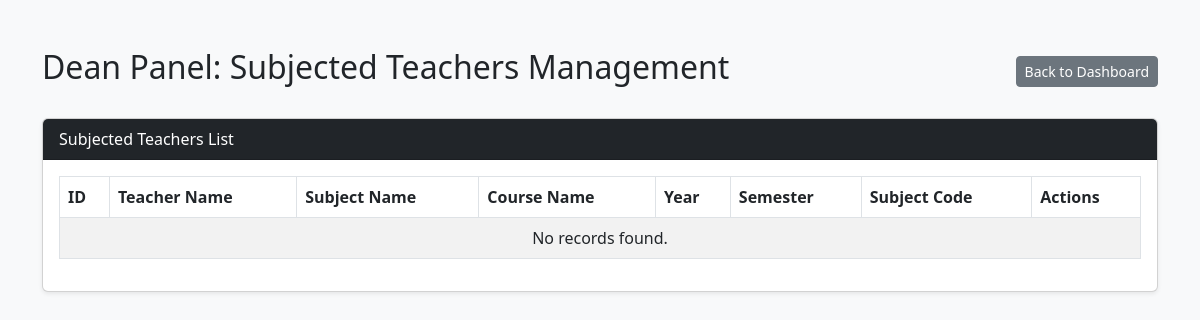
/dean/dean_subjected_teachers.php, run on an earlier commit of the app's database.
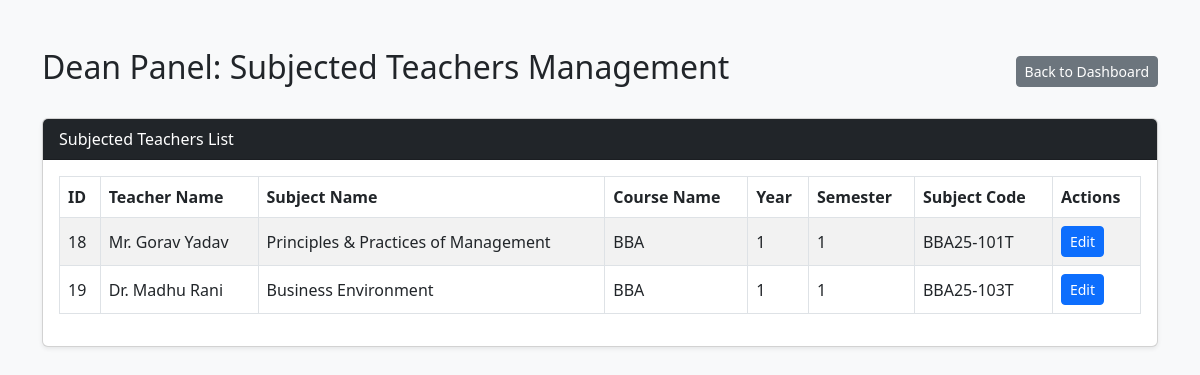
And on a later commit of the database.
### tables this page shows
CREATE TABLE `subjected_teacher` (
  `id` int(11) NOT NULL,
  `teacher_id` int(11) NOT NULL,
  `sub_id` int(11) NOT NULL,
  `teacher_name` varchar(255) NOT NULL,
  `subject_name` varchar(255) NOT NULL,
  `course_name` varchar(255) NOT NULL,
  `year` int(11) NOT NULL,
  `semester` int(11) NOT NULL,
  `subject_code` varchar(66) NOT NULL
);

### dean/dean_subjected_teachers.php (the view, shortened to what this page needs)
<?php
include '../db_connect.php';
$teachers_list = [];
try {
    $teachersResult = $conn->query("SELECT * FROM subjected_teacher");
    if ($teachersResult) {
        while ($row = $teachersResult->fetch_assoc()) {
            $teachers_list[] = $row;
        }
    }
} catch (mysqli_sql_exception $e) {
    $error_message = "Database Error: " . $e->getMessage();
} catch (Exception $e) {
    $error_message = "General Error: " . $e->getMessage();
}
?>
<!DOCTYPE html>
<html lang="en">
<head>
    <link href="https://cdn.jsdelivr.net/npm/bootstrap@5.3.0/dist/css/bootstrap.min.css" rel="stylesheet">
</head>
<body class="bg-light">
<div class="container my-5">
    <div class="d-flex justify-content-between align-items-center mb-4">
        <h2>Dean Panel: Subjected Teachers Management</h2>
        <a href="dean_dashboard.php" class="btn btn-secondary btn-sm">Back to Dashboard</a>
    </div>
    <div class="card shadow-sm">
        <div class="card-header bg-dark text-white">Subjected Teachers List</div>
        <div class="card-body">
            <div class="table-responsive">
                <table class="table table-bordered table-striped align-middle">
                    <thead>
                        <tr>
                            <th>ID</th>
                            <th>Teacher Name</th>
                            <th>Subject Name</th>
                            <th>Course Name</th>
                            <th>Year</th>
                            <th>Semester</th>
                            <th>Subject Code</th>
                            <th>Actions</th>
                        </tr>
                    </thead>
                    <tbody>
                        <?php if (count($teachers_list) > 0): ?>
                            <?php foreach ($teachers_list as $row): ?>
                                <tr>
                                    <td><?= htmlspecialchars($row['id']) ?></td>
                                    <td><?= htmlspecialchars($row['teacher_name']) ?></td>
                                    <td><?= htmlspecialchars($row['subject_name']) ?></td>
                                    <td><?= htmlspecialchars($row['course_name']) ?></td>
                                    <td><?= htmlspecialchars($row['year']) ?></td>
                                    <td><?= htmlspecialchars($row['semester']) ?></td>
                                    <td><?= htmlspecialchars($row['subject_code']) ?></td>
                                    <td>
                                        <a href="dean_subjected_teachers.php?edit_id=<?= $row['id'] ?>" class="btn btn-sm btn-primary">Edit</a>
                                    </td>
                                </tr>
                            <?php endforeach; ?>
                        <?php else: ?>
                            <tr>
                                <td colspan="8" class="text-center">No records found.</td>
                            </tr>
                        <?php endif; ?>
                    </tbody>
                </table>
            </div>
        </div>
    </div>
</div>
</body>
</html>

What changed in the data, as far as the page shows it:
added subjected_teacher: id "18", teacher_name "Mr. Gorav Yadav", subject_name "Principles & Practices of Management", course_name "BBA", year "1", semester "1", subject_code "BBA25-101T"
added subjected_teacher: id "19", teacher_name "Dr. Madhu Rani", subject_name "Business Environment", course_name "BBA", year "1", semester "1", subject_code "BBA25-103T"
Also different on the page:
text no longer shown: "No records found."
